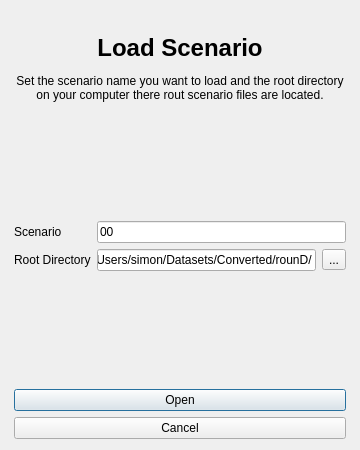
<?xml version="1.0" encoding="UTF-8"?>
<ui version="4.0">
 <class>LoadScenarioDialog</class>
 <widget class="QDialog" name="LoadScenarioDialog">
  <property name="windowModality">
   <enum>Qt::WindowModal</enum>
  </property>
  <property name="geometry">
   <rect>
    <x>0</x>
    <y>0</y>
    <width>360</width>
    <height>450</height>
   </rect>
  </property>
  <property name="windowTitle">
   <string>Load Dataset</string>
  </property>
  <property name="modal">
   <bool>true</bool>
  </property>
  <layout class="QVBoxLayout" name="verticalLayout" stretch="0,1,0">
   <property name="leftMargin">
    <number>14</number>
   </property>
   <property name="topMargin">
    <number>14</number>
   </property>
   <property name="rightMargin">
    <number>14</number>
   </property>
   <item>
    <widget class="QLabel" name="label">
     <property name="text">
      <string>&lt;html&gt;&lt;head/&gt;&lt;body&gt;&lt;p align=&quot;center&quot;&gt;&lt;img src=&quot;:/resources/logo.png&quot;/&gt;&lt;/p&gt;&lt;/body&gt;&lt;/html&gt;</string>
     </property>
    </widget>
   </item>
   <item>
    <widget class="QWidget" name="widget" native="true">
     <layout class="QVBoxLayout" name="verticalLayout_2" stretch="0,1">
      <property name="leftMargin">
       <number>0</number>
      </property>
      <property name="topMargin">
       <number>0</number>
      </property>
      <property name="rightMargin">
       <number>0</number>
      </property>
      <property name="bottomMargin">
       <number>0</number>
      </property>
      <item>
       <widget class="QLabel" name="lbl_description">
        <property name="text">
         <string>&lt;html&gt;&lt;head/&gt;&lt;body&gt;&lt;p align=&quot;center&quot;&gt;&lt;span style=&quot; font-size:18pt; font-weight:600;&quot;&gt;Load Scenario&lt;/span&gt;&lt;/p&gt;&lt;p align=&quot;center&quot;&gt;Set the scenario name you want to load and the root directory on your computer there rout scenario files are located.&lt;/p&gt;&lt;/body&gt;&lt;/html&gt;</string>
        </property>
        <property name="wordWrap">
         <bool>true</bool>
        </property>
       </widget>
      </item>
      <item>
       <widget class="QWidget" name="widget_form" native="true">
        <layout class="QFormLayout" name="formLayout_2">
         <property name="fieldGrowthPolicy">
          <enum>QFormLayout::AllNonFixedFieldsGrow</enum>
         </property>
         <property name="labelAlignment">
          <set>Qt::AlignLeading|Qt::AlignLeft|Qt::AlignVCenter</set>
         </property>
         <property name="formAlignment">
          <set>Qt::AlignCenter</set>
         </property>
         <property name="leftMargin">
          <number>0</number>
         </property>
         <property name="rightMargin">
          <number>0</number>
         </property>
         <item row="0" column="0">
          <widget class="QLabel" name="lbl_dataset">
           <property name="text">
            <string>Scenario</string>
           </property>
          </widget>
         </item>
         <item row="1" column="0">
          <widget class="QLabel" name="lbl_root">
           <property name="text">
            <string>Root Directory</string>
           </property>
          </widget>
         </item>
         <item row="1" column="1">
          <widget class="QWidget" name="widget_browse" native="true">
           <layout class="QHBoxLayout" name="horizontalLayout">
            <property name="leftMargin">
             <number>0</number>
            </property>
            <property name="topMargin">
             <number>0</number>
            </property>
            <property name="rightMargin">
             <number>0</number>
            </property>
            <property name="bottomMargin">
             <number>0</number>
            </property>
            <item>
             <widget class="QLineEdit" name="edit_browse">
              <property name="text">
               <string>/Users/simon/Datasets/Converted/rounD/</string>
              </property>
              <property name="placeholderText">
               <string>Dataset Directory</string>
              </property>
             </widget>
            </item>
            <item>
             <widget class="QToolButton" name="btn_browse">
              <property name="text">
               <string>...</string>
              </property>
              <property name="icon">
               <iconset resource="../resources/resources.qrc">
                <normaloff>:/resources/icons/folder.svg</normaloff>:/resources/icons/folder.svg</iconset>
              </property>
              <property name="iconSize">
               <size>
                <width>24</width>
                <height>24</height>
               </size>
              </property>
              <property name="checkable">
               <bool>false</bool>
              </property>
             </widget>
            </item>
           </layout>
          </widget>
         </item>
         <item row="0" column="1">
          <widget class="QLineEdit" name="edit_name">
           <property name="text">
            <string>00</string>
           </property>
          </widget>
         </item>
        </layout>
       </widget>
      </item>
     </layout>
    </widget>
   </item>
   <item>
    <widget class="QDialogButtonBox" name="btn_dialog">
     <property name="sizePolicy">
      <sizepolicy hsizetype="Expanding" vsizetype="Expanding">
       <horstretch>0</horstretch>
       <verstretch>0</verstretch>
      </sizepolicy>
     </property>
     <property name="orientation">
      <enum>Qt::Vertical</enum>
     </property>
     <property name="standardButtons">
      <set>QDialogButtonBox::Cancel|QDialogButtonBox::Open</set>
     </property>
     <property name="centerButtons">
      <bool>false</bool>
     </property>
    </widget>
   </item>
  </layout>
 </widget>
 <resources>
  <include location="../resources/resources.qrc"/>
 </resources>
 <connections/>
</ui>
